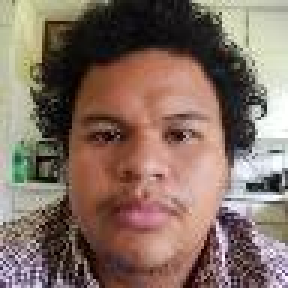
#> input picture dataset/train/neutral/ffhq_1124.jpg, 96 x 96 px, found by its file name (shown 3 times larger); its folder holds only this picture in this run
$ python dataCleaningOld.py
#> lines starting #> are read from the running program, lines starting #| are printed output that depends on the picture
from PIL import Image
import numpy as np
import os
import cv2

def rotate_image(image, angle):
    rows, cols, _ = image.shape
    M = cv2.getRotationMatrix2D((cols / 2, rows / 2), angle, 1)
    rotated_image = cv2.warpAffine(image, M, (cols, rows))
    return rotated_image

def adjust_brightness_contrast(image, alpha, beta):
    adjusted_image = cv2.convertScaleAbs(image, alpha=alpha, beta=beta)
    return adjusted_image

# Define a directory containing your input image files
input_directory = 'dataset/train/neutral/'

# Define a directory to save the resized images
output_directory = 'datacleaning/final/neutral/'

# Create the output directory if it doesn't exist
if not os.path.exists(output_directory):
    os.makedirs(output_directory)

# Specify the target size for resizing
target_size = (45, 45)  # Change to your desired size

# Loop through the files in the input directory and process each image
for filename in os.listdir(input_directory):
    if filename.endswith('.jpg') or filename.endswith('.png'):  # Adjust the file extensions as needed
        input_path = os.path.join(input_directory, filename)
        output_path = os.path.join(output_directory, filename)

        # Load the image
        image = cv2.imread(input_path)
#> image is the input picture: shape (96, 96, 3); mean B, G, R 99, 110.3, 131.7

        # Check if the image was successfully loaded
        if image is not None:
            # Resize the image
            resized_image = cv2.resize(image, target_size)
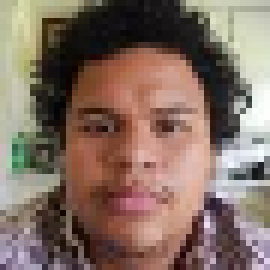
#> resized_image: shape (45, 45, 3) (shown 6 times larger); mean B, G, R 98.6, 110, 131.3
            # cv2.imwrite(output_path, resized_image)     # Save the resized image to the output directory

            # Rotate the image
            rotation_angle = np.random.randint(-10, 10)  # Random rotation between -10 and 10 degrees
            rotated_image = rotate_image(resized_image, rotation_angle)
#> in rotate_image, `rotated_image = cv2.warpAffine(image, M, (cols, rows))`:
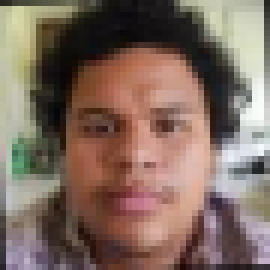
#> rotated_image: shape (45, 45, 3) (shown 6 times larger); mean B, G, R 96.1, 107.3, 128.6
            # cv2.imwrite(output_path, rotated_image)

            # Brighten the image
            alpha = 1  # Brightness adjustment factor
            beta = 10  # Contrast adjustment factor
            adjusted_image = adjust_brightness_contrast(rotated_image, alpha, beta)
            cv2.imwrite(output_path, adjusted_image)

$ run again, on dataset/train/neutral/ffhq_1734.jpg
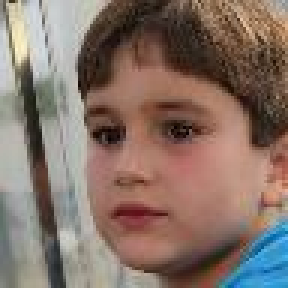
#> input picture dataset/train/neutral/ffhq_1734.jpg, 96 x 96 px, found by its file name (shown 3 times larger)
#> image is the input picture: shape (96, 96, 3); mean B, G, R 104.1, 114.2, 133.9
#> `resized_image = cv2.resize(image, target_size)`:
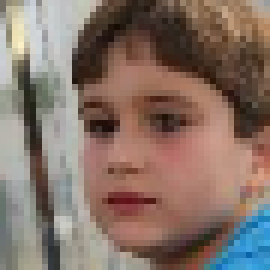
#> resized_image: shape (45, 45, 3) (shown 6 times larger); mean B, G, R 103.9, 113.9, 133.7
#> in rotate_image, `rotated_image = cv2.warpAffine(image, M, (cols, rows))`:
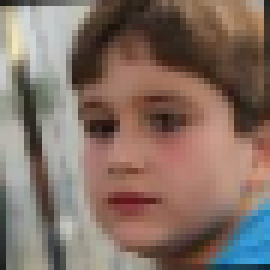
#> rotated_image: shape (45, 45, 3) (shown 6 times larger); mean B, G, R 101.4, 111.4, 131.3

$ run again, on dataset/train/neutral/ffhq_4980.jpg
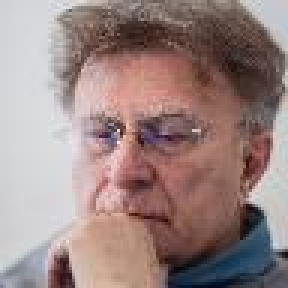
#> input picture dataset/train/neutral/ffhq_4980.jpg, 96 x 96 px, found by its file name (shown 3 times larger)
#> image is the input picture: shape (96, 96, 3); mean B, G, R 130.6, 133.2, 154.6
#> `resized_image = cv2.resize(image, target_size)`:
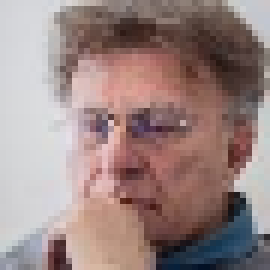
#> resized_image: shape (45, 45, 3) (shown 6 times larger); mean B, G, R 130.6, 133.1, 154.5
#> in rotate_image, `rotated_image = cv2.warpAffine(image, M, (cols, rows))`:
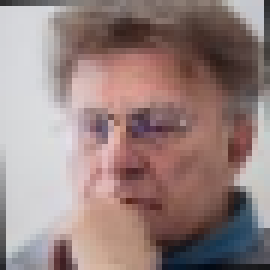
#> rotated_image: shape (45, 45, 3) (shown 6 times larger); mean B, G, R 127.8, 130.4, 151.7
